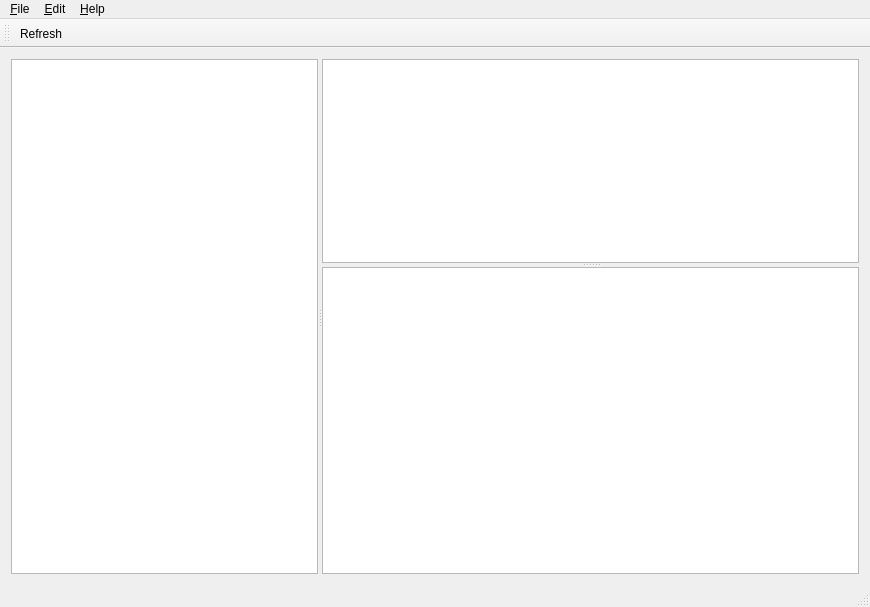
<?xml version="1.0" encoding="UTF-8"?>
<ui version="4.0">
 <class>MainWindow</class>
 <widget class="QMainWindow" name="MainWindow">
  <property name="enabled">
   <bool>true</bool>
  </property>
  <property name="geometry">
   <rect>
    <x>0</x>
    <y>0</y>
    <width>870</width>
    <height>607</height>
   </rect>
  </property>
  <property name="windowTitle">
   <string>Folder Stat GUI</string>
  </property>
  <property name="windowIcon">
   <iconset resource="../resources/fs_main_window.qrc">
    <normaloff>:/icons/logo</normaloff>:/icons/logo</iconset>
  </property>
  <widget class="QWidget" name="centralWidget">
   <layout class="QHBoxLayout" name="horizontalLayout">
    <item>
     <widget class="QSplitter" name="splitter_2">
      <property name="orientation">
       <enum>Qt::Horizontal</enum>
      </property>
      <widget class="QTreeView" name="treeView">
       <property name="sizePolicy">
        <sizepolicy hsizetype="Expanding" vsizetype="Expanding">
         <horstretch>4</horstretch>
         <verstretch>0</verstretch>
        </sizepolicy>
       </property>
      </widget>
      <widget class="QSplitter" name="splitter">
       <property name="sizePolicy">
        <sizepolicy hsizetype="Preferred" vsizetype="Expanding">
         <horstretch>7</horstretch>
         <verstretch>0</verstretch>
        </sizepolicy>
       </property>
       <property name="orientation">
        <enum>Qt::Vertical</enum>
       </property>
       <widget class="QColumnView" name="columnView">
        <property name="sizePolicy">
         <sizepolicy hsizetype="Expanding" vsizetype="Expanding">
          <horstretch>0</horstretch>
          <verstretch>2</verstretch>
         </sizepolicy>
        </property>
       </widget>
       <widget class="QTableView" name="tableView">
        <property name="sizePolicy">
         <sizepolicy hsizetype="Expanding" vsizetype="Expanding">
          <horstretch>0</horstretch>
          <verstretch>3</verstretch>
         </sizepolicy>
        </property>
       </widget>
      </widget>
     </widget>
    </item>
   </layout>
  </widget>
  <widget class="QMenuBar" name="menuBar">
   <property name="geometry">
    <rect>
     <x>0</x>
     <y>0</y>
     <width>870</width>
     <height>26</height>
    </rect>
   </property>
   <widget class="QMenu" name="menu_File">
    <property name="title">
     <string>&amp;File</string>
    </property>
    <addaction name="quitAction"/>
   </widget>
   <widget class="QMenu" name="menuSettings">
    <property name="title">
     <string>&amp;Edit</string>
    </property>
    <addaction name="settingsAction"/>
   </widget>
   <widget class="QMenu" name="menuAbout">
    <property name="title">
     <string>&amp;Help</string>
    </property>
    <addaction name="aboutAction"/>
    <addaction name="aboutQtAction"/>
   </widget>
   <addaction name="menu_File"/>
   <addaction name="menuSettings"/>
   <addaction name="menuAbout"/>
  </widget>
  <widget class="QToolBar" name="mainToolBar">
   <attribute name="toolBarArea">
    <enum>TopToolBarArea</enum>
   </attribute>
   <attribute name="toolBarBreak">
    <bool>false</bool>
   </attribute>
   <addaction name="refreshAction"/>
  </widget>
  <widget class="QStatusBar" name="statusBar"/>
  <action name="settingsAction">
   <property name="icon">
    <iconset resource="../resources/fs_main_window.qrc">
     <normaloff>:/icons/preferences</normaloff>:/icons/preferences</iconset>
   </property>
   <property name="text">
    <string>&amp;Settings</string>
   </property>
   <property name="shortcut">
    <string>Shift+S</string>
   </property>
  </action>
  <action name="aboutAction">
   <property name="text">
    <string>&amp;About</string>
   </property>
  </action>
  <action name="quitAction">
   <property name="icon">
    <iconset resource="../resources/fs_main_window.qrc">
     <normaloff>:/icons/exit</normaloff>:/icons/exit</iconset>
   </property>
   <property name="text">
    <string>&amp;Quit</string>
   </property>
   <property name="shortcut">
    <string>Ctrl+Q</string>
   </property>
  </action>
  <action name="refreshAction">
   <property name="icon">
    <iconset resource="../resources/fs_main_window.qrc">
     <normaloff>:/icons/refresh</normaloff>:/icons/refresh</iconset>
   </property>
   <property name="text">
    <string>Refresh</string>
   </property>
   <property name="toolTip">
    <string>Refresh stats</string>
   </property>
   <property name="shortcut">
    <string>Ctrl+R</string>
   </property>
  </action>
  <action name="restoreWindowAction">
   <property name="enabled">
    <bool>true</bool>
   </property>
   <property name="text">
    <string>Restore Window</string>
   </property>
   <property name="toolTip">
    <string>Restore Window</string>
   </property>
  </action>
  <action name="hideWindowAction">
   <property name="text">
    <string>Hide Window</string>
   </property>
  </action>
  <action name="aboutQtAction">
   <property name="text">
    <string>About Qt</string>
   </property>
  </action>
 </widget>
 <layoutdefault spacing="6" margin="11"/>
 <resources>
  <include location="../resources/fs_main_window.qrc"/>
 </resources>
 <connections>
  <connection>
   <sender>restoreWindowAction</sender>
   <signal>triggered()</signal>
   <receiver>MainWindow</receiver>
   <slot>show()</slot>
   <hints>
    <hint type="sourcelabel">
     <x>-1</x>
     <y>-1</y>
    </hint>
    <hint type="destinationlabel">
     <x>434</x>
     <y>303</y>
    </hint>
   </hints>
  </connection>
  <connection>
   <sender>hideWindowAction</sender>
   <signal>triggered()</signal>
   <receiver>MainWindow</receiver>
   <slot>hide()</slot>
   <hints>
    <hint type="sourcelabel">
     <x>-1</x>
     <y>-1</y>
    </hint>
    <hint type="destinationlabel">
     <x>434</x>
     <y>303</y>
    </hint>
   </hints>
  </connection>
 </connections>
</ui>
